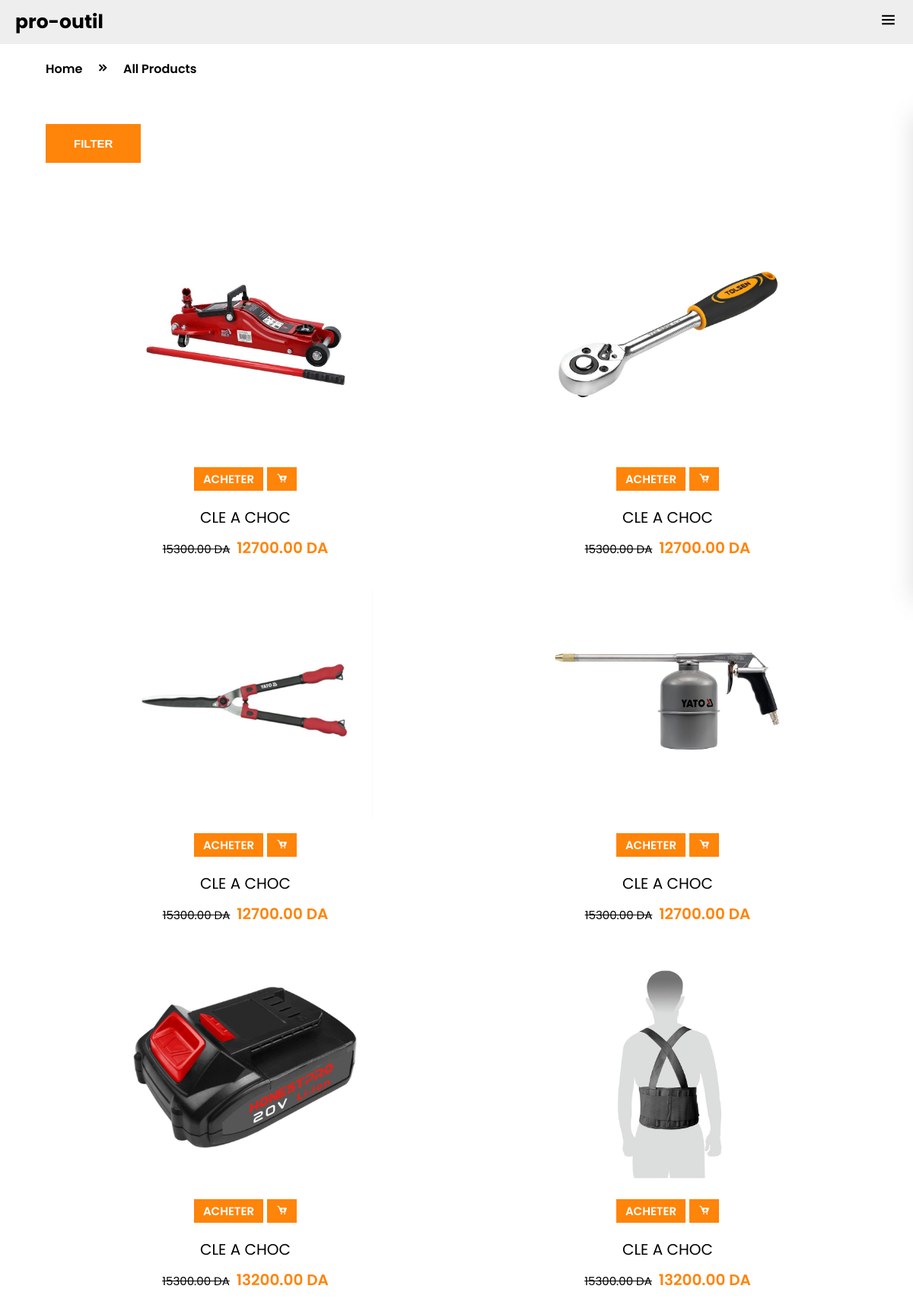
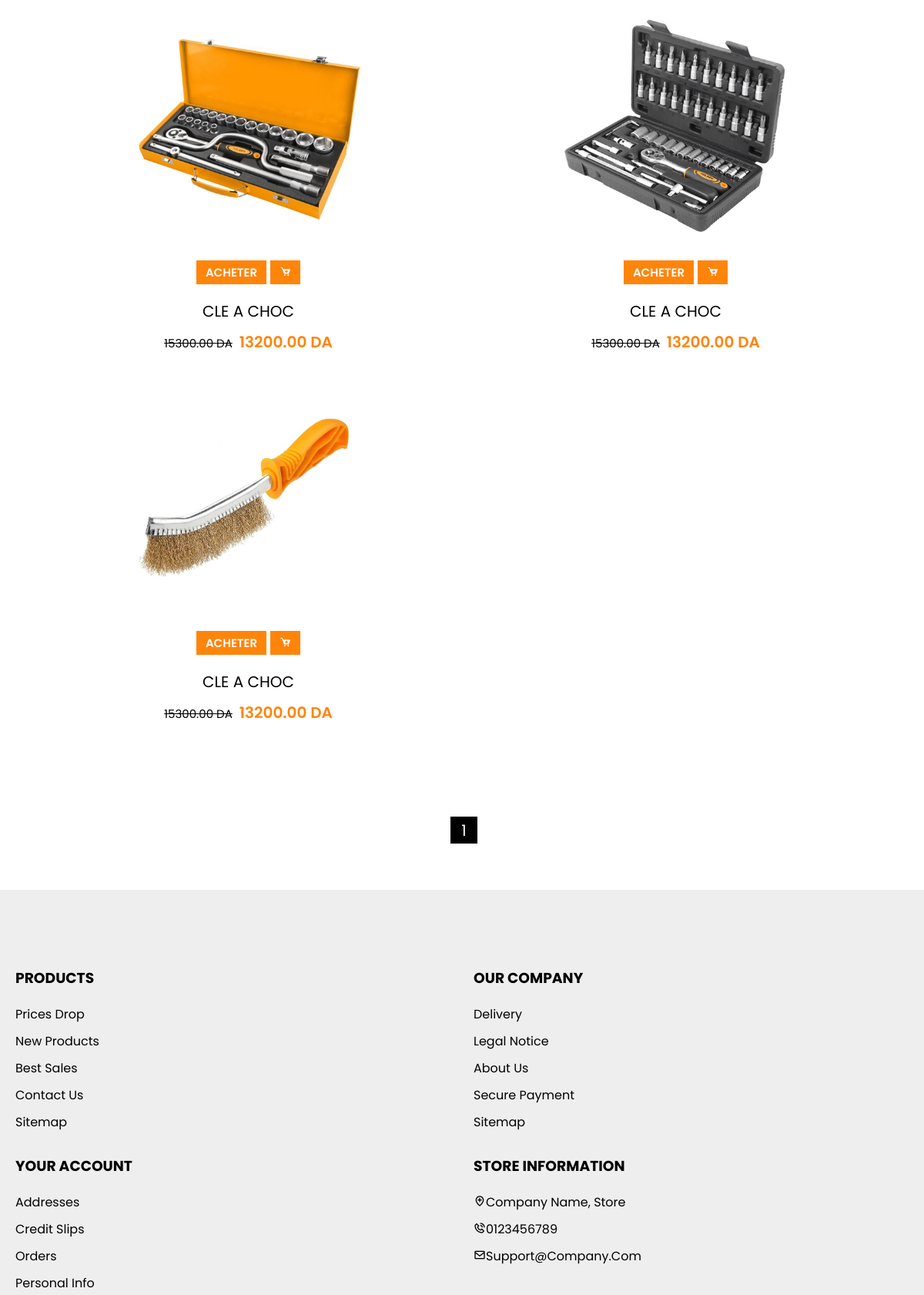
/products.php (upper part), run on the app's committed database (2 pictures, top to bottom).
### tables this page shows
CREATE TABLE IF NOT EXISTS `outil` (
  `id_outil` int NOT NULL AUTO_INCREMENT,
  `nom` varchar(50) NOT NULL,
  `description` text NOT NULL,
  `ancien_prix` decimal(7,2) NOT NULL,
  `prix_actuel` decimal(7,2) NOT NULL,
  `image` varchar(255) NOT NULL,
  `marque` varchar(255) NOT NULL,
  PRIMARY KEY (`id_outil`)
);

### products.php (the view, shortened to what this page needs)
<!DOCTYPE html>
<html lang="en">
<head>
  <link href="https://unpkg.com/boxicons@2.0.7/css/boxicons.min.css" rel="stylesheet" />
  <link rel="stylesheet" href="index.css" />
</head>
<body>
  <header>
    <div class="mobile-menu bg-second">
      <a href="#" class="mb-logo">pro-outil</a>
      <span class="mb-menu-toggle" id="mb-menu-toggle">
        <i class="bx bx-menu"></i>
      </span>
    </div>
  </header>
  <div class="bg-main">
    <div class="container">
      <div class="box">
        <div class="breadcumb">
          <a href="./index.php">home</a>
          <span><i class="bx bxs-chevrons-right"></i></span>
          <a href="./products.php">all products</a>
        </div>
      </div>
      <div class="box">
        <div class="row">
          <div class="col-9 col-md-12">
            <div class="box filter-toggle-box">
              <button class="btn-flat btn-hover" id="filter-toggle">
                filter
              </button>
            </div>
            <div class="section">
              <div class="container">
                <div class="row" id="latest-products">
                  <?php
                  $connection = new mysqli("localhost", "root", "", "base");
                  $items_per_page = 12;
                  $page = isset($_GET['page']) ? (int) $_GET['page'] : 1;
                  $offset = ($page - 1) * $items_per_page;
                  $query = "SELECT * FROM `outil` LIMIT $items_per_page OFFSET $offset";
                  $result = $connection->query($query);
                  if ($result->num_rows > 0) {
                    while ($row = $result->fetch_assoc()) {
                      $name = htmlspecialchars($row["nom"]);
                      $image = htmlspecialchars("uploads/" . $row["image"]);
                      $old_price = htmlspecialchars($row["ancien_prix"]);
                      $curr_price = htmlspecialchars($row["prix_actuel"]);
                      $id = htmlspecialchars($row["id_outil"]);
                      echo "<div class='col-3 col-md-6 col-sm-12'>
              <div class='product-card'>
                  <div class='product-card-img'>
                      <img src='$image' alt='$name'>
                      <img src='$image' alt='$name'>
                  </div>
                  <div class='product-card-info'>
                      <div class='product-btn'>
                      <a href='product-detail.php?id=$id' class='btn-flat btn-hover btn-shop-now'>Acheter</a>
                          <button class='btn-flat btn-hover btn-cart-add'>
                              <i class='bx bxs-cart-add'></i>
                          </button>
                      </div>
                      <div class='product-card-name'>
                          $name
                      </div>
                      <div class='product-card-price'>
                          <span><del>$old_price DA</del></span>
                          <span class='curr-price'>$curr_price DA</span>
                      </div>
                  </div>
              </div>
          </div>";
                    }
                  } else {
                    echo "Aucun produit trouvé.";
                  }
                  $total_query = "SELECT COUNT(*) AS total FROM `outil`";
                  $total_result = $connection->query($total_query);
                  $total_row = $total_result->fetch_assoc();
                  $total_items = $total_row['total'];
                  $total_pages = ceil($total_items / $items_per_page);
                  ?>
                </div>
              </div>
            </div>
            <div class="box">
              <ul class="pagination">
                <?php
                for ($i = 1; $i <= $total_pages; $i++) {
                  if ($i == $page) {
                    echo "<li><a class='active' href='products.php?page=$i'>$i</a></li>";
                  } else {
                    echo "<li><a href='products.php?page=$i'>$i</a></li>";
                  }
                }
                ?>
              </ul>
            </div>
          </div>
        </div>
      </div>
    </div>
  </div>
  <footer class="bg-second">
    <div class="container">
      <div class="row">
        <div class="col-3 col-md-6">
          <h3 class="footer-head">Products</h3>
          <ul class="menu">
            <li><a href="#">Prices drop</a></li>
            <li><a href="#">New products</a></li>
            <li><a href="#">Best sales</a></li>
            <li><a href="#">Contact us</a></li>
            <li><a href="#">Sitemap</a></li>
          </ul>
        </div>
        <div class="col-3 col-md-6">
          <h3 class="footer-head">Our company</h3>
          <ul class="menu">
            <li><a href="#">Delivery</a></li>
            <li><a href="#">Legal Notice</a></li>
            <li><a href="#">About us</a></li>
            <li><a href="#">Secure payment</a></li>
            <li><a href="#">Sitemap</a></li>
          </ul>
        </div>
        <div class="col-3 col-md-6">
          <h3 class="footer-head">Your account</h3>
          <ul class="menu">
            <li><a href="#">Addresses</a></li>
            <li><a href="#">Credit slips</a></li>
            <li><a href="#">Orders</a></li>
            <li><a href="#">Personal info</a></li>
          </ul>
        </div>
        <div class="col-3 col-md-6">
          <h3 class="footer-head">Store information</h3>
          <ul class="menu">
            <li>
              <a href="#"><i class="bx bx-location-plus"></i>Company name, store</a>
            </li>
            <li>
              <a href="#"><i class="bx bx-phone-call"></i>0123456789</a>
            </li>
            <li>
              <a href="#"><i class="bx bx-envelope"></i>support@company.com</a>
            </li>
          </ul>
        </div>
      </div>
    </div>
  </footer>
</body>
</html>

### index.css (style rules this page uses)
:root { --main-bg-color: #fff; --second-bg-color: #fff; --third-bg-color: #e9e5de; --grey: #4b4b4b; --black: #000; --red: #ff840a; --top-header-size: 30px; --mid-header-size: 80px; --bottom-header-size: 45px; --btn-bg: #ff840a; --btn-border-color: #ff840a; --btn-color: #fff; }
* { padding: 0; margin: 0; box-sizing: border-box; -webkit-tap-highlight-color: transparent; }
body { font-family: "Poppins", sans-serif; overflow-x: hidden; position: relative; background-color: var(--main-bg-color); overflow-x: hidden; }
button { cursor: pointer; }
a { display: inline-block; text-decoration: none; color: unset; }
li { list-style-type: none; }
img { max-width: 100%; }
.container { max-width: 1366px; margin: auto; padding: 0 20px; position: relative; }
.bg-second { background-color: var(--second-bg-color); background-color: #eee; }
.bg-main { background-color: var(--main-bg-color); }
.mobile-menu { align-items: center; justify-content: space-between; padding: 10px 20px; display: none; }
.mb-logo { font-size: 25px; font-weight: 700; }
.box { padding: 20px; }
.btn-flat { display: inline-block; border: 2px solid var(--btn-border-color); background-color: var(--btn-bg); color: var(--btn-color); padding: 15px 35px; font-size: 15px; outline: 0; font-weight: 600; text-transform: uppercase; }
.btn-hover { transition: all 0.3s ease-in-out; }
.section { padding: 60px 0; }
.product-card { background-color: var(--main-bg-color); transition: all 0.3s ease-in-out; }
.product-card-img { height: 300px; overflow: hidden; display: flex; align-items: center; justify-content: center; }
.product-card-img img { max-height: 100%; transition: all 0.3s ease-in-out; }
.product-card-info { padding: 20px; text-align: center; position: relative; }
.product-card-name { font-size: 20px; margin-bottom: 10px; }
.product-card-price { font-size: 15px; }
.product-card-price .curr-price { margin-left: 5px; font-size: 20px; font-weight: 600; color: var(--red); }
.product-btn { position: absolute; bottom: 100%; left: 0; width: 100%; display: flex; align-items: center; justify-content: center; opacity: 0; visibility: hidden; transform: translateY(20px); transition: all 0.3s ease-in-out; }
.product-btn > * ~ * { margin-left: 5px; }
.btn-shop-now, .btn-cart-add { font-size: 15px; padding: 5px 10px; line-height: 17px; }
footer { padding: 100px 0; }
.footer-head { margin-bottom: 20px; text-transform: uppercase; }
footer ul li { margin-bottom: 10px; }
.menu li a { text-transform: capitalize; transition: transform 0.3s ease-in-out; }
.mb-menu-toggle { font-size: 25px; }
.breadcumb { font-weight: 600; padding-left: 20px; }
.breadcumb a { text-transform: capitalize; }
.breadcumb span { margin: 0 15px; }
.filter-toggle-box { display: none; }
.pagination { display: flex; align-items: center; justify-content: flex-end; }
.pagination > li > a { display: flex; align-items: center; justify-content: center; width: 35px; height: 35px; margin-left: 5px; font-size: 20px; }
.pagination > li > a.active { background-color: var(--black); color: var(--main-bg-color); }
@media only screen and (max-width: 1280px) { .mobile-menu { display: flex; } }
@media only screen and (max-width: 1280px) { .product-btn { opacity: 1; visibility: visible; transform: translateY(0); position: relative; margin-bottom: 20px; } }
@media only screen and (max-width: 1280px) { .filter-toggle-box { display: block; } }
@media only screen and (max-width: 1280px) { .pagination { justify-content: center; } }
.row { display: flex; flex-wrap: wrap; margin: 0 -15px; }
[class*="col-"] { padding: 0 15px; margin-bottom: 20px; }
.col-3 { width: 25%; }
.col-9 { width: 75%; }
@media only screen and (max-width: 1280px) { .col-md-6 { width: 50%; } }
@media only screen and (max-width: 1280px) { .col-md-12 { width: 100%; } }

### data on the page
outil: image (picture), nom "CLE A CHOC", ancien_prix "15300.00", prix_actuel "12700.00"
outil: image (picture), nom "CLE A CHOC", ancien_prix "15300.00", prix_actuel "12700.00"
outil: image (picture), nom "CLE A CHOC", ancien_prix "15300.00", prix_actuel "12700.00"
outil: image (picture), nom "CLE A CHOC", ancien_prix "15300.00", prix_actuel "12700.00"
outil: image (picture), nom "CLE A CHOC", ancien_prix "15300.00", prix_actuel "13200.00"
outil: image (picture), nom "CLE A CHOC", ancien_prix "15300.00", prix_actuel "13200.00"
outil: image (picture), nom "CLE A CHOC", ancien_prix "15300.00", prix_actuel "13200.00"
outil: image (picture), nom "CLE A CHOC", ancien_prix "15300.00", prix_actuel "13200.00"
outil: image (picture), nom "CLE A CHOC", ancien_prix "15300.00", prix_actuel "13200.00"
